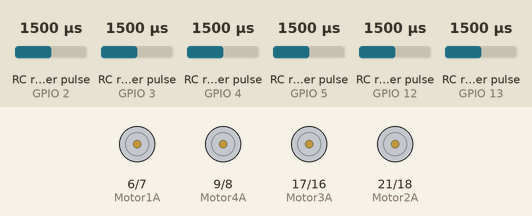
Simulated run of this sketch. Board: ESP32-S2. Parts: motor-driver pin pairs drawn as motors (green arrow = first pin HIGH = forward, orange = second pin HIGH = backward, longer = more drive). Wiring (inferred from the names in the program): 6 × RC receiver channel: data GPIO 2 / data GPIO 3 / data GPIO 4 / data GPIO 5 / data GPIO 12 / data GPIO 13. The inputs (shaded band) are chosen by the test bench; at power-on: RC receiver pulse (sensors on GPIO 2, GPIO 4, GPIO 5, GPIO 3, GPIO 12, GPIO 13) 1500 µs.

Above: at 1.2 s.
1.3 s: RC receiver pulse (sensor on GPIO 2) set to 1020 µs
At 2.5 s:
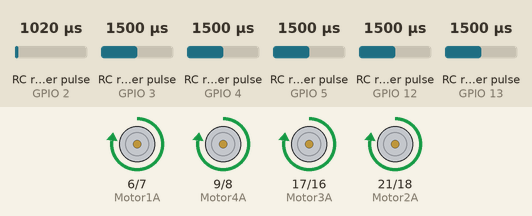
2.8 s: RC receiver pulse (sensor on GPIO 4) set to 1020 µs
At 3.2 s:
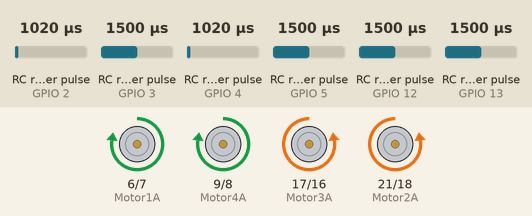
4.3 s: RC receiver pulse (sensor on GPIO 5) set to 1020 µs
At 5.1 s:
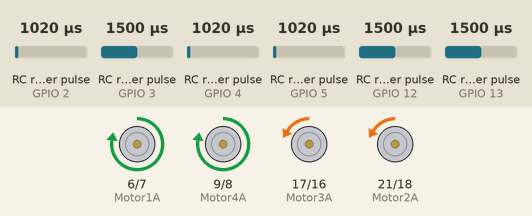
5.9 s: RC receiver pulse (sensor on GPIO 4) set to 1250 µs
At 6.3 s:
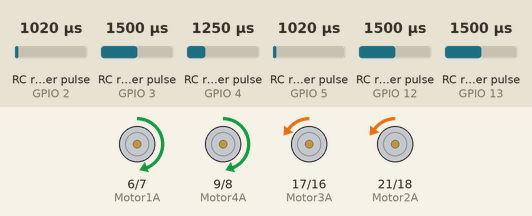
7.5 s: RC receiver pulse (sensor on GPIO 5) set to 1500 µs
At 8.8 s:
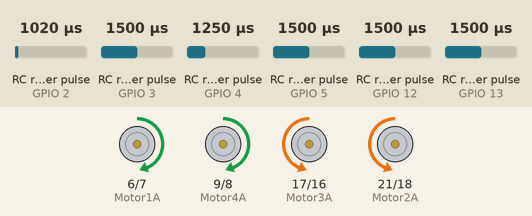
9.1 s: RC receiver pulse (sensor on GPIO 4) set to 1750 µs
At 10.0 s:
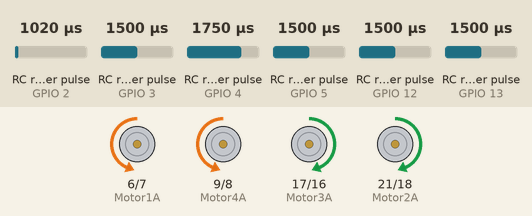
Timing chart, 0 to 11.7 s (numbered marks = the images above; inputs shaded):
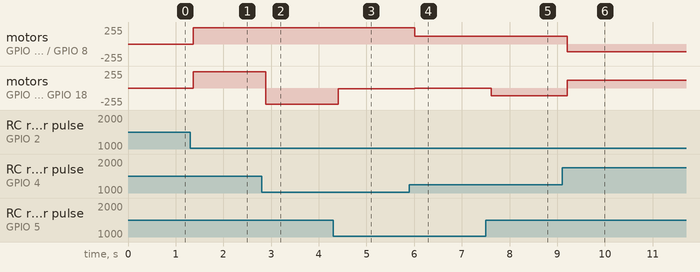

Measured:
- after the input at 1.3 s, motor on GPIO 6 (Motor1A) / GPIO 7 (Motor1B), motor on GPIO 9 (Motor4A) / GPIO 8 (Motor4B), motor on GPIO 17 (Motor3A) / GPIO 16 (Motor3B), motor on GPIO 21 (Motor2A) / GPIO 18 (Motor2B): stopped → forward 243/255 after 0.07 s
- after the input at 2.8 s, motor on GPIO 17 (Motor3A) / GPIO 16 (Motor3B), motor on GPIO 21 (Motor2A) / GPIO 18 (Motor2B): forward 243/255 → backward 243/255 after 0.09 s
- after the input at 4.3 s, motor on GPIO 17 (Motor3A) / GPIO 16 (Motor3B), motor on GPIO 21 (Motor2A) / GPIO 18 (Motor2B): backward 243/255 → backward 10/255 after 0.11 s
- after the input at 5.9 s, motor on GPIO 6 (Motor1A) / GPIO 7 (Motor1B), motor on GPIO 9 (Motor4A) / GPIO 8 (Motor4B): forward 243/255 → forward 114/255 after 0.11 s; motor on GPIO 17 (Motor3A) / GPIO 16 (Motor3B), motor on GPIO 21 (Motor2A) / GPIO 18 (Motor2B): backward 10/255 → backward 5/255 after 0.11 s
- after the input at 7.5 s, motor on GPIO 17 (Motor3A) / GPIO 16 (Motor3B), motor on GPIO 21 (Motor2A) / GPIO 18 (Motor2B): backward 5/255 → backward 114/255 after 0.11 s
- after the input at 9.1 s, motor on GPIO 6 (Motor1A) / GPIO 7 (Motor1B), motor on GPIO 9 (Motor4A) / GPIO 8 (Motor4B): forward 114/255 → backward 113/255 after 0.11 s; motor on GPIO 17 (Motor3A) / GPIO 16 (Motor3B), motor on GPIO 21 (Motor2A) / GPIO 18 (Motor2B): backward 114/255 → forward 113/255 after 0.11 s

The sketch:

4WD_OffRoadRobot_ESP32.ino
```cpp
/**********************************************************************
  4WD_OffRoadRobot_ESP32_S2_RC

  硬件型号：主控板：ESP32 S2 MINI
           电机驱动芯片：RZ7886
           电源：聚合物锂电池2s
           电机：GA25-370  21：1减速比
  Hardware model: Main control board: ESP32 S2 MINI
                  Motor driver chip: RZ7886
                  Power supply: polymer lithium battery 2s
                  Motor: GA25-370 21:1 reduction ratio

  控制说明：
  1.左摇杆前后控制小车前进后退，左右控制原地转向。
  2.右摇杆左右和左摇杆前后一起控制实现差速转向。
  3.摇杆左右按键控制左右侧轮子速度值减小。
  4.按键L1,L2设置小车速度值增大减小，SELECT恢复速度值设置。

  Control instructions:
   1. The left joystick controls the car forward and backward, and the left and right joystick controls the steering in place.
   2. The right joystick left and right and the left joystick front and back are controlled together to achieve differential steering.
   3. Use the left and right buttons of the joystick to control the speed value of the left and right wheels to decrease.
   4. Press keys L1 and L2 to set the speed value of the car to increase or decrease, and SELECT to restore the speed value setting.

  @Author: Wsurging
  @Version: V1.0
  @Date: 04/19/2024
**********************************************************************/

/**********************************************************************
  Set RC Pin
  设置RC接线端口，默认设置，不能更改
 *********************************************************************/
int ch1, ch2, ch3, ch4, ch5, ch6, ch7;

#define CH1_PIN 5
#define CH2_PIN 4
#define CH3_PIN 3
#define CH4_PIN 2
#define CH5_PIN 12
#define CH6_PIN 13

// 手柄摇杆数值范围设置，保留误差范围，正常手柄不需要修改
// Set the numerical range of the joystick and retain the error range. Normal handles do not need to be modified.
#define RCMIN 1000     // 摇杆最小值 Rocker minimum value
#define RCMAX 2000     // 摇杆最大值 Rocker maximum value
#define RCMID_LF 1450  // 左摇杆Y轴中间值 (200-1000)   Middle value of left joystick Y axis
#define RCMID_LB 1550  // 左摇杆Y轴中间值 (1000-1800) Middle value of left joystick Y axis
#define RCMID_LL 1450  // 左摇杆X轴中间值 (200-1000)   The middle value of the X-axis of the right joystick
#define RCMID_LR 1550  // 左摇杆X轴中间值 (1000-1800) The middle value of the X-axis of the right joystick
#define RCMID_RL 1450  // 右摇杆X轴中间值 (200-1000)   The middle value of the X-axis of the right joystick
#define RCMID_RR 1550  // 右摇杆X轴中间值 (1000-1800) The middle value of the X-axis of the right joystick

/**********************************************************************
   Set Motor Pin
   设置电机驱动参数，默认设置，不能更改
 *********************************************************************/
#define PWM1A 0  // PWM通道 PWM channel
#define PWM1B 1  // PWM通道 PWM channel
#define PWM2A 2  // PWM通道 PWM channel
#define PWM2B 3  // PWM通道 PWM channel
#define PWM3A 4  // PWM通道 PWM channel
#define PWM3B 5  // PWM通道 PWM channel
#define PWM4A 6  // PWM通道 PWM channel
#define PWM4B 7  // PWM通道 PWM channel

#define Motor1A 6   // 电机调速引脚 Motor speed regulating pin
#define Motor1B 7   // 电机调速引脚 Motor speed regulating pin
#define Motor2A 21  // 电机调速引脚 Motor speed regulating pin
#define Motor2B 18  // 电机调速引脚 Motor speed regulating pin
#define Motor3A 17  // 电机调速引脚 Motor speed regulating pin
#define Motor3B 16  // 电机调速引脚 Motor speed regulating pin
#define Motor4A 9   // 电机调速引脚 Motor speed regulating pin
#define Motor4B 8   // 电机调速引脚 Motor speed regulating pin

// 500hz PWM波频率 根据具体的驱动芯片设置合适的频率值
// PWM frequency, Set the appropriate frequency value according to the specific driver chip
#define freq_PWM 500
#define resolution_PWM 8  // 2的8次方  与arduino保持一致 2 to the 8th power is consistent with arduino

#define MAXSPEEDL 255  //摇杆控制左边电机速度，最大255
#define MAXSPEEDR 255  //摇杆控制右边电机速度，最大255

void setup() {
  Serial.begin(115200);  // 波特率 Baud rate

  pinMode(CH1_PIN, INPUT);  // Set our input pins as such
  pinMode(CH2_PIN, INPUT);
  pinMode(CH3_PIN, INPUT);
  pinMode(CH4_PIN, INPUT);
  pinMode(CH5_PIN, INPUT);
  pinMode(CH6_PIN, INPUT);

  ledcSetup(PWM1A, freq_PWM, resolution_PWM);  // 通道，频率，分辨率 Channel, Frequency, Resolution
  ledcAttachPin(Motor1A, PWM1A);               // 驱动引脚，通道 Drive Pin, Channel
  ledcSetup(PWM1B, freq_PWM, resolution_PWM);
  ledcAttachPin(Motor1B, PWM1B);

  ledcSetup(PWM2A, freq_PWM, resolution_PWM);  // 通道，频率，分辨率 Channel, Frequency, Resolution
  ledcAttachPin(Motor2A, PWM2A);               // 驱动引脚，通道 Drive Pin, Channel
  ledcSetup(PWM2B, freq_PWM, resolution_PWM);
  ledcAttachPin(Motor2B, PWM2B);

  ledcSetup(PWM3A, freq_PWM, resolution_PWM);  // 通道，频率，分辨率 Channel, Frequency, Resolution
  ledcAttachPin(Motor3A, PWM3A);               // 驱动引脚，通道 Drive Pin, Channel
  ledcSetup(PWM3B, freq_PWM, resolution_PWM);
  ledcAttachPin(Motor3B, PWM3B);

  ledcSetup(PWM4A, freq_PWM, resolution_PWM);  // 通道，频率，分辨率 Channel, Frequency, Resolution
  ledcAttachPin(Motor4A, PWM4A);               // 驱动引脚，通道 Drive Pin, Channel
  ledcSetup(PWM4B, freq_PWM, resolution_PWM);
  ledcAttachPin(Motor4B, PWM4B);
  Stop();
}

void loop() {
  ch1 = pulseIn(CH1_PIN, HIGH, 25000);
  ch2 = pulseIn(CH2_PIN, HIGH, 25000);
  ch3 = pulseIn(CH3_PIN, HIGH, 25000);
  ch4 = pulseIn(CH4_PIN, HIGH, 25000);
  ch5 = pulseIn(CH5_PIN, HIGH, 25000);
  ch6 = pulseIn(CH6_PIN, HIGH, 25000);

  if (ch1 <= RCMIN) ch1 = RCMIN;
  if (ch2 <= RCMIN) ch2 = RCMIN;
  if (ch3 <= RCMIN) ch3 = RCMIN;
  if (ch4 <= RCMIN) ch4 = RCMIN;
  if (ch5 <= RCMIN) ch5 = RCMIN;
  if (ch6 <= RCMIN) ch6 = RCMIN;
  if (ch1 >= RCMAX) ch1 = RCMAX;
  if (ch2 >= RCMAX) ch2 = RCMAX;
  if (ch3 >= RCMAX) ch3 = RCMAX;
  if (ch4 >= RCMAX) ch4 = RCMAX;
  if (ch5 >= RCMAX) ch5 = RCMAX;
  if (ch6 >= RCMAX) ch6 = RCMAX;

  // 松开摇杆后电机驱动停止使能，中值1500，防止漂移加50范围，左摇杆前后控制前进后退，左右控制原地转向。
  if (ch2 <= RCMID_LB && ch2 >= RCMID_LF && ch4 >= RCMID_LL && ch4 <= RCMID_LR) {
    Stop();

  } else {
    // 左侧摇杆Y轴控制小车前进后退，速度值根据摇杆值比例变化
    // The left joystick Y-axis controls the car forward and backward, and the speed value changes in proportion to the joystick value.
    if (ch2 >= RCMIN && ch2 <= RCMID_LF) {  // 前进 Forward

      // digitalWrite(15, HIGH);

      ledcWrite(PWM1B, LOW);
      ledcWrite(PWM4B, LOW);
      ledcWrite(PWM1A, map(ch2, RCMIN, RCMID_LF, MAXSPEEDR, 0));
      ledcWrite(PWM4A, map(ch2, RCMIN, RCMID_LF, MAXSPEEDR, 0));

      ledcWrite(PWM2A, LOW);
      ledcWrite(PWM3A, LOW);
      ledcWrite(PWM2B, map(ch2, RCMIN, RCMID_LF, MAXSPEEDL, 0));
      ledcWrite(PWM3B, map(ch2, RCMIN, RCMID_LF, MAXSPEEDL, 0));
      // Serial.println("FORWARD");
    } else if (ch2 >= RCMID_LB && ch2 <= RCMAX) {  // 后退 Back
      ledcWrite(PWM1A, LOW);
      ledcWrite(PWM4A, LOW);
      ledcWrite(PWM1B, map(ch2, RCMID_LB, RCMAX, 0, MAXSPEEDR));
      ledcWrite(PWM4B, map(ch2, RCMID_LB, RCMAX, 0, MAXSPEEDR));

      ledcWrite(PWM2B, LOW);
      ledcWrite(PWM3B, LOW);
      ledcWrite(PWM2A, map(ch2, RCMID_LB, RCMAX, 0, MAXSPEEDL));
      ledcWrite(PWM3A, map(ch2, RCMID_LB, RCMAX, 0, MAXSPEEDL));
      // Serial.println("BACK");
    } else if (ch4 >= RCMIN && ch4 <= RCMID_LL) {  // 左转 Left
      ledcWrite(PWM1B, LOW);
      ledcWrite(PWM4B, LOW);
      ledcWrite(PWM1A, map(ch4, RCMIN, RCMID_LL, MAXSPEEDR, 0));
      ledcWrite(PWM4A, map(ch4, RCMIN, RCMID_LL, MAXSPEEDR, 0));

      ledcWrite(PWM2B, LOW);
      ledcWrite(PWM3B, LOW);
      ledcWrite(PWM2A, map(ch4, RCMIN, RCMID_LL, MAXSPEEDL, 0));
      ledcWrite(PWM3A, map(ch4, RCMIN, RCMID_LL, MAXSPEEDL, 0));
      // Serial.println("LEFT");
    } else if (ch4 >= RCMID_LR && ch4 <= RCMAX) {  // 右转 Right
      ledcWrite(PWM1A, LOW);
      ledcWrite(PWM4A, LOW);
      ledcWrite(PWM1B, map(ch4, RCMID_LR, RCMAX, 0, MAXSPEEDR));
      ledcWrite(PWM1B, map(ch4, RCMID_LR, RCMAX, 0, MAXSPEEDR));

      ledcWrite(PWM2A, LOW);
      ledcWrite(PWM3A, LOW);
      ledcWrite(PWM2B, map(ch4, RCMAX, RCMID_LR, MAXSPEEDL, 0));
      ledcWrite(PWM3B, map(ch4, RCMAX, RCMID_LR, MAXSPEEDL, 0));
      // Serial.println("RIGHT");
    }
  }

  // 左摇杆前和右摇杆左控制前进状态差速转弯
  // The left joystick forward and the right joystick left control the forward state and differential turning.
  if (ch2 >= RCMIN && ch2 <= RCMID_LF) {
    if (ch1 >= RCMIN && ch1 <= RCMID_RL) {
      ledcWrite(PWM1B, LOW);
      ledcWrite(PWM4B, LOW);
      ledcWrite(PWM1A, map(ch2, RCMIN, RCMID_LF, MAXSPEEDR, 0));
      ledcWrite(PWM4A, map(ch2, RCMIN, RCMID_LF, MAXSPEEDR, 0));

      ledcWrite(PWM2A, LOW);
      ledcWrite(PWM3A, LOW);
      ledcWrite(PWM2B, map(ch1, RCMIN, RCMID_RL, 0, map(ch2, RCMIN, RCMID_LF, MAXSPEEDL, 0)));
      ledcWrite(PWM3B, map(ch1, RCMIN, RCMID_RL, 0, map(ch2, RCMIN, RCMID_LF, MAXSPEEDL, 0)));
    }
    // 左摇杆前和右摇杆右控制前进状态差速转弯
    // The left joystick forward and the right joystick right control the forward state and differential turning.
    else if (ch1 >= RCMID_RR && ch1 <= RCMAX) {
      ledcWrite(PWM1B, LOW);
      ledcWrite(PWM4B, LOW);
      ledcWrite(PWM1A, map(ch1, RCMAX, RCMID_RR, 0, map(ch2, RCMAX, RCMID_LF, MAXSPEEDR, 0)));
      ledcWrite(PWM4A, map(ch1, RCMAX, RCMID_RR, 0, map(ch2, RCMAX, RCMID_LF, MAXSPEEDR, 0)));

      ledcWrite(PWM2A, LOW);
      ledcWrite(PWM3A, LOW);
      ledcWrite(PWM2B, map(ch2, RCMAX, RCMID_LF, MAXSPEEDL, 0));
      ledcWrite(PWM3B, map(ch2, RCMAX, RCMID_LF, MAXSPEEDL, 0));
    }
  } else if (ch2 >= RCMID_LB && ch2 <= RCMAX) {
    // 左摇杆后和右摇杆左控制前进状态差速转弯
    // Left stick rear and right stick left control forward status differential turning
    if (ch1 >= RCMIN && ch1 <= RCMID_RL) {
      ledcWrite(PWM1A, LOW);
      ledcWrite(PWM4A, LOW);
      ledcWrite(PWM1B, map(ch2, RCMID_LB, RCMAX, 0, MAXSPEEDR));
      ledcWrite(PWM4B, map(ch2, RCMID_LB, RCMAX, 0, MAXSPEEDR));

      ledcWrite(PWM2B, LOW);
      ledcWrite(PWM3B, LOW);
      ledcWrite(PWM2A, map(ch1, RCMIN, RCMID_RL, 0, map(ch2, RCMID_LB, RCMAX, 0, MAXSPEEDL)));
      ledcWrite(PWM3A, map(ch1, RCMIN, RCMID_RL, 0, map(ch2, RCMID_LB, RCMAX, 0, MAXSPEEDL)));
    }
    // 左摇杆后和右摇杆右控制前进状态差速转弯
    // Left stick rear and right stick right control forward status differential turning
    else if (ch1 >= RCMID_RR && ch1 <= RCMAX) {
      ledcWrite(PWM1A, LOW);
      ledcWrite(PWM4A, LOW);
      ledcWrite(PWM1B, map(ch1, RCMAX, RCMID_RR, 0, map(ch2, RCMID_LB, RCMAX, 0, MAXSPEEDR)));
      ledcWrite(PWM4B, map(ch1, RCMAX, RCMID_RR, 0, map(ch2, RCMID_LB, RCMAX, 0, MAXSPEEDR)));

      ledcWrite(PWM2B, LOW);
      ledcWrite(PWM3B, LOW);
      ledcWrite(PWM2A, map(ch2, RCMID_LB, RCMAX, 0, MAXSPEEDL));
      ledcWrite(PWM3A, map(ch2, RCMID_LB, RCMAX, 0, MAXSPEEDL));
    }
  }

  delay(10);
}


void Stop() {  // 停止
  ledcWrite(PWM1A, HIGH);
  ledcWrite(PWM1B, HIGH);
  ledcWrite(PWM2A, HIGH);
  ledcWrite(PWM2B, HIGH);
  ledcWrite(PWM3A, HIGH);
  ledcWrite(PWM3B, HIGH);
  ledcWrite(PWM4A, HIGH);
  ledcWrite(PWM4B, HIGH);
}
```
